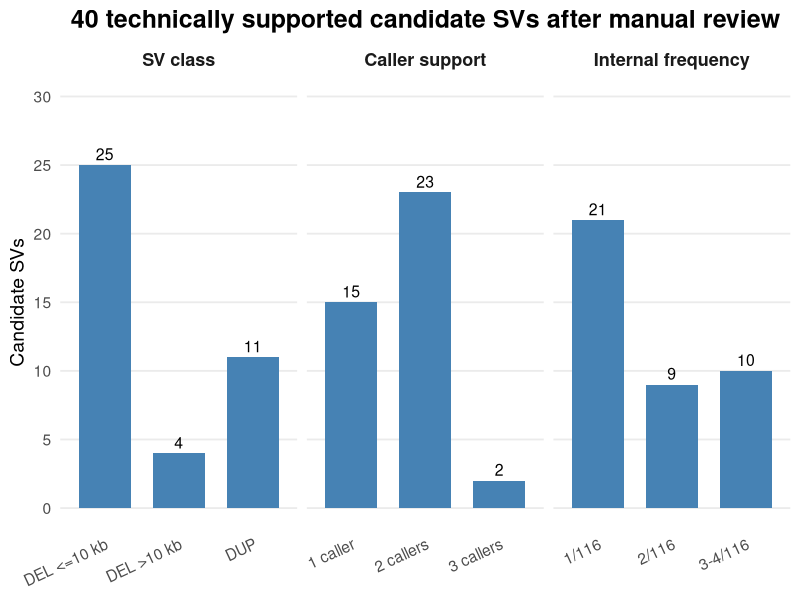
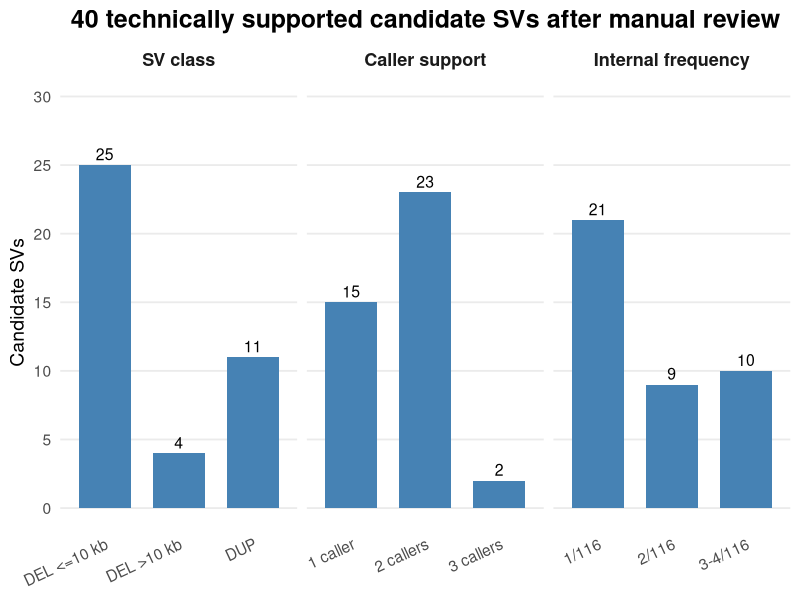

Generate these figures, in order, with R:
#!/usr/bin/env Rscript

# ============================================================
# Characteristics of the 40 manually supported candidate SVs
# ============================================================

library(ggplot2)

# ------------------------------------------------------------
# 1. Create the data table
# ------------------------------------------------------------

candidate_data <- data.frame(

  Category = c(
    "DEL <=10 kb",
    "DEL >10 kb",
    "DUP",

    "1 caller",
    "2 callers",
    "3 callers",

    "1/116",
    "2/116",
    "3-4/116"
  ),

  Number = c(
    25,
    4,
    11,

    15,
    23,
    2,

    21,
    9,
    10
  ),

  Group = c(
    "SV class",
    "SV class",
    "SV class",

    "Caller support",
    "Caller support",
    "Caller support",

    "Internal frequency",
    "Internal frequency",
    "Internal frequency"
  )
)

# ------------------------------------------------------------
# 2. Define category order
# ------------------------------------------------------------

candidate_data$Category <- factor(
  candidate_data$Category,
  levels = c(
    "DEL <=10 kb",
    "DEL >10 kb",
    "DUP",
    "1 caller",
    "2 callers",
    "3 callers",
    "1/116",
    "2/116",
    "3-4/116"
  )
)

candidate_data$Group <- factor(
  candidate_data$Group,
  levels = c(
    "SV class",
    "Caller support",
    "Internal frequency"
  )
)

# ------------------------------------------------------------
# 3. Create the graph
# ------------------------------------------------------------

p <- ggplot(
  candidate_data,
  aes(
    x = Category,
    y = Number
  )
) +

  geom_col(
    width = 0.7,
    fill = "steelblue"
  ) +

  geom_text(
    aes(label = Number),
    vjust = -0.4,
    size = 4
  ) +

  # This automatically creates the three panels
  facet_wrap(
    ~ Group,
    nrow = 1,
    scales = "free_x"
  ) +

  scale_y_continuous(
    limits = c(0, 30),
    breaks = seq(0, 30, 5)
  ) +

  labs(
    title = "40 technically supported candidate SVs after manual review",
    x = NULL,
    y = "Candidate SVs"
  ) +

  theme_minimal(base_size = 14) +

  theme(
    plot.title = element_text(
      face = "bold",
      size = 18,
      hjust = 0.5
    ),

    strip.text = element_text(
      face = "bold",
      size = 13
    ),

    axis.text.x = element_text(
      angle = 25,
      hjust = 1
    ),

    panel.grid.major.x = element_blank(),

    panel.grid.minor = element_blank()
  )

# ------------------------------------------------------------
# 4. Save
# ------------------------------------------------------------

dir.create(
  "Figures",
  showWarnings = FALSE
)

ggsave(
  "Figures/Candidate_SV_characteristics.png",
  plot = p,
  width = 12,
  height = 5,
  dpi = 300
)

ggsave(
  "Figures/Candidate_SV_characteristics.pdf",
  plot = p,
  width = 12,
  height = 5
)

cat("Candidate SV figure created successfully.\n")
